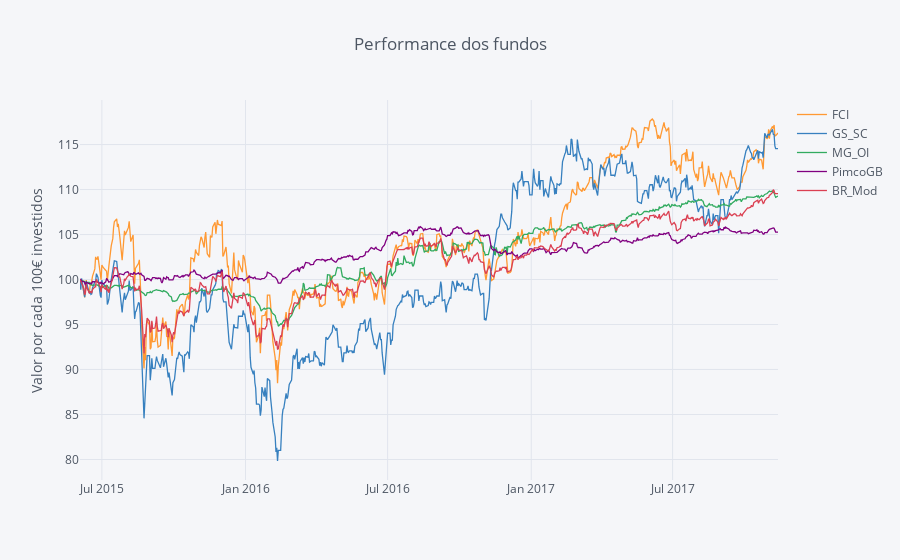

The notebook cell this image was saved under:
### Code cell
round(fundos_norm, 2).iplot(kind='scatter',yTitle='Valor por cada 100€ investidos', title='Performance dos fundos')

### Figure 1 — Plotly figure (JSON) as saved in the notebook; plotly's stock layout.template omitted (floating-point values rounded to 4 significant figures; data arrays with more than 128 entries replaced by an {"elided": "..."} marker saying what was removed)
{"data": [{"line": {"color": "rgba(255, 153, 51, 1.0)", "dash": "solid", "width": 1.3}, "mode": "lines", "name": "FCI", "text": "", "type": "scatter", "x": {"elided": "637 str values"}, "y": {"elided": "637 float values"}}, {"line": {"color": "rgba(55, 128, 191, 1.0)", "dash": "solid", "width": 1.3}, "mode": "lines", "name": "GS_SC", "text": "", "type": "scatter", "x": {"elided": "637 str values"}, "y": {"elided": "637 float values"}}, {"line": {"color": "rgba(50, 171, 96, 1.0)", "dash": "solid", "width": 1.3}, "mode": "lines", "name": "MG_OI", "text": "", "type": "scatter", "x": {"elided": "637 str values"}, "y": {"elided": "637 float values"}}, {"line": {"color": "rgba(128, 0, 128, 1.0)", "dash": "solid", "width": 1.3}, "mode": "lines", "name": "PimcoGB", "text": "", "type": "scatter", "x": {"elided": "637 str values"}, "y": {"elided": "637 float values"}}, {"line": {"color": "rgba(219, 64, 82, 1.0)", "dash": "solid", "width": 1.3}, "mode": "lines", "name": "BR_Mod", "text": "", "type": "scatter", "x": {"elided": "637 str values"}, "y": {"elided": "637 float values"}}], "layout": {"legend": {"bgcolor": "#F5F6F9", "font": {"color": "#4D5663"}}, "paper_bgcolor": "#F5F6F9", "plot_bgcolor": "#F5F6F9", "title": "Performance dos fundos", "titlefont": {"color": "#4D5663"}, "xaxis1": {"gridcolor": "#E1E5ED", "showgrid": true, "tickfont": {"color": "#4D5663"}, "title": "", "titlefont": {"color": "#4D5663"}, "zerolinecolor": "#E1E5ED"}, "yaxis1": {"gridcolor": "#E1E5ED", "showgrid": true, "tickfont": {"color": "#4D5663"}, "title": "Valor por cada 100€ investidos", "titlefont": {"color": "#4D5663"}, "zerolinecolor": "#E1E5ED"}}}
